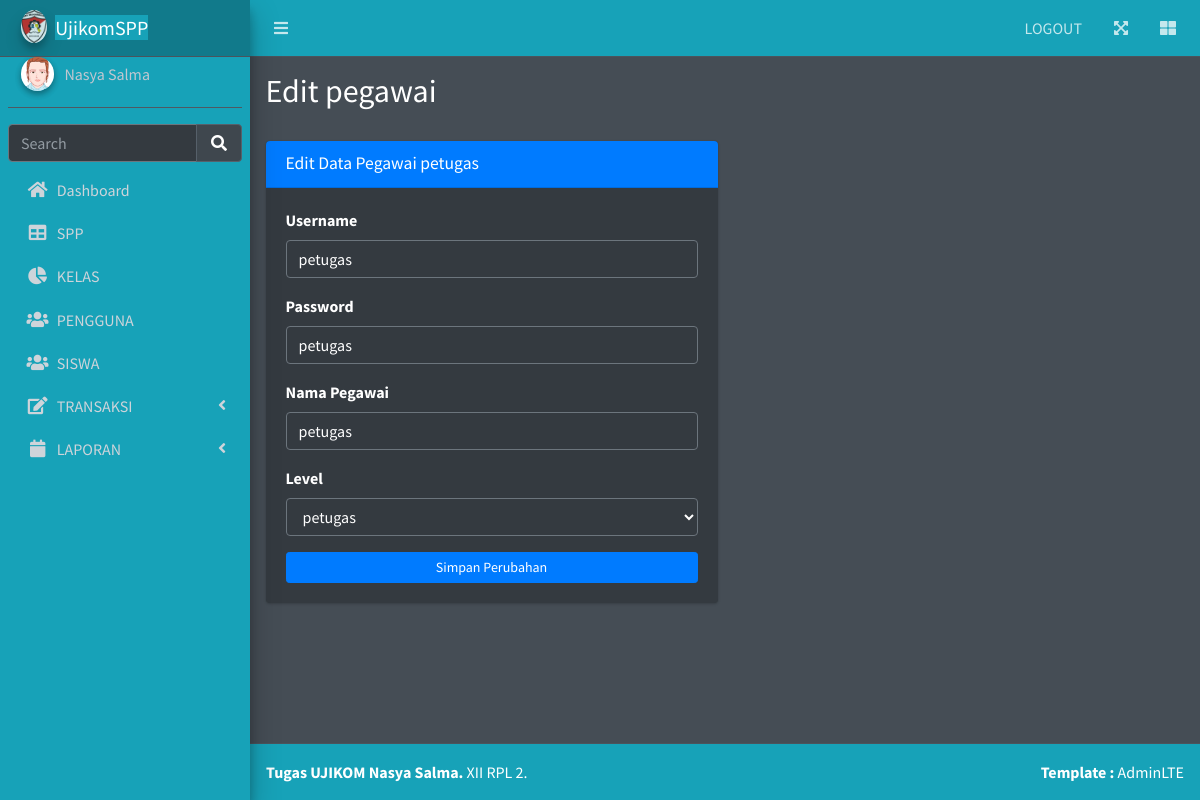
The page /edit_petugas.php?id=2 on the database its author committed.
### tables this page shows
CREATE TABLE `petugas` (
  `id_petugas` int(11) NOT NULL,
  `username` varchar(25) NOT NULL,
  `password` varchar(32) NOT NULL,
  `nama_petugas` varchar(35) NOT NULL,
  `level` enum('admin','petugas') NOT NULL
);

### edit_petugas.php (the view, shortened to what this page needs)
<?php
include 'koneksi.php';
if (isset($_GET['id'])) {
  $id = ($_GET["id"]);
  $query = "SELECT * FROM petugas WHERE id_petugas='$id'";
  $result = mysqli_query($koneksi, $query);
  $data = mysqli_fetch_assoc($result);
} else {
  echo "<script>alert('Masukkan data id.');window.location='petugas.php';</script>";
}
?>
<!DOCTYPE html>
<html lang="en">
<head>
  <link rel="stylesheet" href="plugins/fontawesome-free/css/all.min.css">
  <link rel="stylesheet" href="plugins/datatables-bs4/css/dataTables.bootstrap4.min.css">
  <link rel="stylesheet" href="plugins/datatables-responsive/css/responsive.bootstrap4.min.css">
  <link rel="stylesheet" href="plugins/datatables-buttons/css/buttons.bootstrap4.min.css">
  <link rel="stylesheet" href="dist/css/adminlte.min.css">
</head>
<body class="hold-transition dark-mode sidebar-mini layout-fixed layout-navbar-fixed layout-footer-fixed">
  <div class="wrapper">
    <nav class="main-header navbar navbar-expand navbar-dark bg-info">
      <ul class="navbar-nav">
        <li class="nav-item">
          <a class="nav-link" data-widget="pushmenu" href="#" role="button"><i class="fas fa-bars"></i></a>
        </li>
      </ul>
      <ul class="navbar-nav ml-auto">
        <li class="nav-item d-none d-sm-inline-block">
          <a href="logout.php" class="nav-link">LOGOUT</a>
        </li>
        <li class="nav-item">
          <a class="nav-link" data-widget="fullscreen" href="#" role="button">
            <i class="fas fa-expand-arrows-alt"></i>
          </a>
        </li>
        <li class="nav-item">
          <a class="nav-link" data-widget="control-sidebar" data-slide="true" href="#" role="button">
            <i class="fas fa-th-large"></i>
          </a>
        </li>
      </ul>
    </nav>
    <?php include("include/menu.php") ?>
    <div class="content-wrapper">
      <section class="content-header">
        <div class="container-fluid">
          <div class="row mb-2">
            <div class="col-sm-6">
              <h2>Edit pegawai</h2>
            </div>
            <div class="col-sm-6">
            </div>
          </div>
        </div>
      </section>
      <section class="content">
        <div class="container-fluid">
          <div class="row">
            <div class="col-md-6">
              <div class="card card-primary">
                <div class="card-header">
                  <h3 class="card-title">Edit Data Pegawai <?php echo $data['username']; ?></h3>
                </div>
                <form method="POST" action="proses_editpetugas.php" enctype="multipart/form-data">
                  <div class="card-body">
                    <div class="form-group">
                      <label for="exampleInputEmail1">Username</label>
                      <input type="text" class="form-control" name="username" value="<?php echo $data['username']; ?>" required="" />
                    </div>
                    <div class="form-group">
                      <label for="exampleInputPassword1">Password</label>
                      <input type="text" class="form-control" name="password" value="<?php echo $data['password']; ?>" required="" />
                    </div>
                    <div class="form-group">
                      <label for="exampleInputPassword1">Nama Pegawai</label>
                      <input type="text" class="form-control" name="nama_petugas" value="<?php echo $data['nama_petugas']; ?>" required="" />
                    </div>
                    <div class="form-group">
                      <label for="exampleInputPassword1">Level</label>
                      <select class="form-control" name="level">
                        <?php
                        $idpetugasyangdipilih = $data['id_petugas'];
                        $query = "SELECT * FROM petugas ORDER BY level ASC";
                        $result = mysqli_query($koneksi, $query);
                        while ($row = mysqli_fetch_assoc($result)) {
                        ?>
                          <option class="bg-dark" value="<?php echo $row['id_petugas']; ?>" <?php if ($row['id_petugas'] == "$idpetugasyangdipilih") { ?> selected="selected" <?php } ?>><?php echo $row['level']; ?></option>
                        <?php
                        }
                        ?>
                      </select>
                    </div>
                    <div>
                      <button type="submit" class="btn btn-block btn-primary btn-sm">Simpan Perubahan</button>
                    </div>
                  </div>
              </div>
            </div>
          </div>
        </div>
      </section>
    </div>
    <footer class="main-footer bg-info">
      <strong>Tugas UJIKOM Nasya Salma</a>.</strong>
      XII RPL 2.
      <div class="float-right d-none d-sm-inline-block">
        <b>Template :</b> AdminLTE
      </div>
    </footer>
  </div>
</body>
</html>

### rows shown on the page
petugas: username "petugas", password "petugas", nama_petugas "petugas"

### other values the page prints
form field level "petugas"
